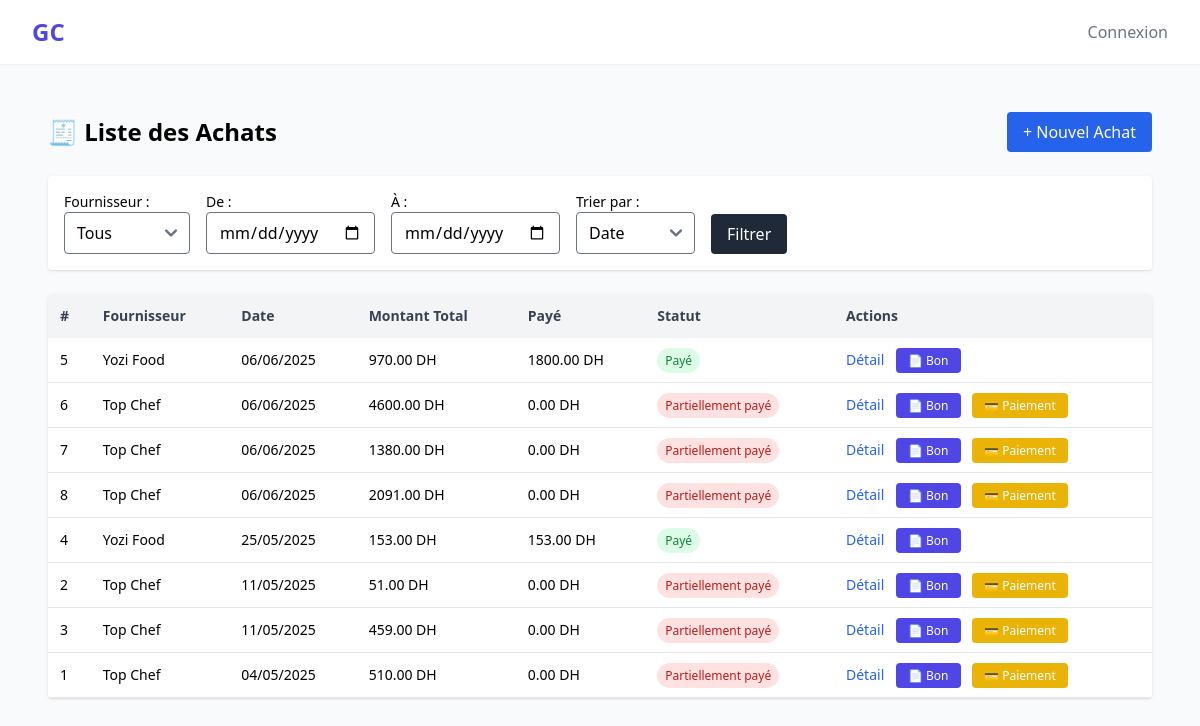
Page /purchases/ on the committed database.
### purchases/models.py (models this page shows, shortened)
class Purchase(models.Model):
    supplier = models.ForeignKey("suppliers.Supplier", on_delete=models.CASCADE, related_name="purchases")
    date = models.DateField(auto_now_add=True)
    status = models.CharField(max_length=20, choices=[
        ("draft", "Brouillon"),
        ("ordered", "Commandé"),
        ("received", "Reçu"),
        ("cancelled", "Annulé"),
    ], default="ordered")
    total_amount = models.DecimalField(max_digits=10, decimal_places=2, default=0)
    amount_paid = models.DecimalField(max_digits=10, decimal_places=2, default=0)
    notes = models.TextField(blank=True, null=True)
    due_date = models.DateField(default=default_due_date)

### suppliers/models.py (models this page shows, shortened)
class Supplier(models.Model):
    name = models.CharField(max_length=255)
    email = models.EmailField(blank=True, null=True)
    phone = models.CharField(max_length=50, blank=True, null=True)
    address = models.TextField(blank=True, null=True)
    created_at = models.DateTimeField(auto_now_add=True)

### purchases/views.py (the view)
# urls.py: path("", views.purchase_list_view, name="purchase_list"),  # ← ici le correctif
def purchase_list_view(request):
    purchases = Purchase.objects.select_related('supplier').all()
    suppliers = Supplier.objects.all()
    supplier_id = request.GET.get('supplier')
    start_date = request.GET.get('start_date')
    end_date = request.GET.get('end_date')
    if supplier_id:
        purchases = purchases.filter(supplier_id=supplier_id)
    if start_date:
        try:
            purchases = purchases.filter(date__gte=datetime.strptime(start_date, "%Y-%m-%d"))
        except:
            pass
    if end_date:
        try:
            purchases = purchases.filter(date__lte=datetime.strptime(end_date, "%Y-%m-%d"))
        except:
            pass
    sort = request.GET.get('sort')
    if sort == 'montant':
        purchases = purchases.order_by('-total_amount')
    elif sort == 'statut':
        purchases = purchases.annotate(
            is_paid=F('amount_paid') >= F('total_amount')
        ).order_by('-is_paid')
    else:
        purchases = purchases.order_by('-date')
    return render(request, 'purchases/purchase_list.html', {
        'purchases': purchases,
        'suppliers': suppliers,
        'filters': {
            'supplier': supplier_id,
            'start_date': start_date,
            'end_date': end_date,
            'sort': sort,
        }
    })

### purchases/templates/purchases/purchase_list.html (shortened to what this page needs)
{% extends "base.html" %}
{% block content %}
<div class="max-w-6xl mx-auto px-4 py-6">
  <div class="flex justify-between items-center mb-6">
    <h1 class="text-2xl font-bold">🧾 Liste des Achats</h1>
    <a href="{% url 'purchases:purchase_create' %}" class="px-4 py-2 bg-blue-600 text-white rounded hover:bg-blue-700">
      + Nouvel Achat
    </a>
  </div>
  <form method="get" class="bg-white p-4 rounded shadow mb-6 flex flex-wrap gap-4 items-end">
    <div>
      <label class="block text-sm font-medium">Fournisseur :</label>
      <select name="supplier" class="border rounded px-3 py-2">
        <option value="">Tous</option>
      </select>
    </div>
    <div>
      <label class="block text-sm font-medium">De :</label>
      <input type="date" name="start_date" value="{{ filters.start_date }}" class="border rounded px-3 py-2">
    </div>
    <div>
      <label class="block text-sm font-medium">À :</label>
      <input type="date" name="end_date" value="{{ filters.end_date }}" class="border rounded px-3 py-2">
    </div>
    <div>
      <label class="block text-sm font-medium">Trier par :</label>
      <select name="sort" class="border rounded px-3 py-2">
        <option value="">Date</option>
      </select>
    </div>
    <button type="submit" class="mt-1 bg-gray-800 text-white px-4 py-2 rounded hover:bg-black">Filtrer</button>
  </form>
  <div class="bg-white shadow rounded overflow-x-auto">
    <table class="min-w-full table-auto text-sm">
      <thead class="bg-gray-100 text-left font-medium text-gray-700">
        <tr>
          <th class="p-3">#</th>
          <th class="p-3">Fournisseur</th>
          <th class="p-3">Date</th>
          <th class="p-3">Montant Total</th>
          <th class="p-3">Payé</th>
          <th class="p-3">Statut</th>
          <th class="p-3">Actions</th>
        </tr>
      </thead>
      <tbody>
        {% for purchase in purchases %}
        <tr class="border-b hover:bg-gray-50">
          <td class="p-3">{{ purchase.id }}</td>
          <td class="p-3">{{ purchase.supplier.name }}</td>
          <td class="p-3">{{ purchase.date|date:"d/m/Y" }}</td>
          <td class="p-3">{{ purchase.total_amount }} DH</td>
          <td class="p-3">{{ purchase.amount_paid }} DH</td>
          <td class="p-3">
            {% if purchase.amount_paid >= purchase.total_amount %}
              <span class="text-xs bg-green-100 text-green-700 px-2 py-1 rounded-full">Payé</span>
            {% else %}
              <span class="text-xs bg-red-100 text-red-700 px-2 py-1 rounded-full">Partiellement payé</span>
            {% endif %}
          </td>
          <td class="p-3 space-x-2">
            <a href="{% url 'purchases:purchase_detail' purchase.pk %}" class="text-blue-600 hover:underline">Détail</a>
            <a href="{% url 'purchases:purchase_order_pdf' purchase.id %}" target="_blank"
               class="bg-indigo-600 text-white text-xs px-3 py-1 rounded hover:bg-indigo-700">📄 Bon</a>
            {% if purchase.amount_paid < purchase.total_amount %}
            <a href="{% url 'purchases:add_supplier_payment' purchase.pk %}"
               class="bg-yellow-500 text-white text-xs px-3 py-1 rounded hover:bg-yellow-600">💳 Paiement</a>
            {% endif %}
          </td>
        </tr>
        {% empty %}
        <tr>
          <td colspan="7" class="p-4 text-center text-gray-500">Aucun achat trouvé.</td>
        </tr>
        {% endfor %}
      </tbody>
    </table>
  </div>
</div>
{% endblock %}

### rows in the picture
Purchase: id "5", supplier.name "Yozi Food", date "06/06/2025", total_amount "970.00", amount_paid "1800.00", shows "Payé"
Purchase: id "6", supplier.name "Top Chef", date "06/06/2025", total_amount "4600.00", amount_paid "0.00", shows "Partiellement payé", shows "💳 Paiement"
Purchase: id "7", supplier.name "Top Chef", date "06/06/2025", total_amount "1380.00", amount_paid "0.00", shows "Partiellement payé", shows "💳 Paiement"
Purchase: id "8", supplier.name "Top Chef", date "06/06/2025", total_amount "2091.00", amount_paid "0.00", shows "Partiellement payé", shows "💳 Paiement"
Purchase: id "4", supplier.name "Yozi Food", date "25/05/2025", total_amount "153.00", amount_paid "153.00", shows "Payé"
Purchase: id "2", supplier.name "Top Chef", date "11/05/2025", total_amount "51.00", amount_paid "0.00", shows "Partiellement payé", shows "💳 Paiement"
Purchase: id "3", supplier.name "Top Chef", date "11/05/2025", total_amount "459.00", amount_paid "0.00", shows "Partiellement payé", shows "💳 Paiement"
Purchase: id "1", supplier.name "Top Chef", date "04/05/2025", total_amount "510.00", amount_paid "0.00", shows "Partiellement payé", shows "💳 Paiement"
